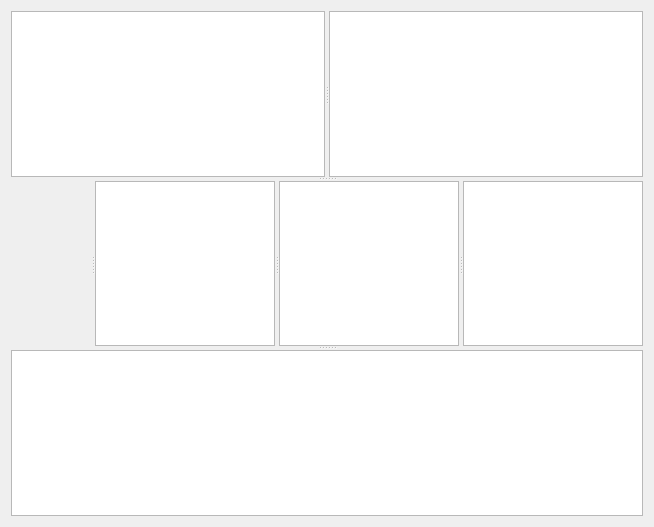
<?xml version="1.0" encoding="UTF-8"?>
<ui version="4.0">
 <class>Form</class>
 <widget class="QWidget" name="Form">
  <property name="geometry">
   <rect>
    <x>0</x>
    <y>0</y>
    <width>654</width>
    <height>527</height>
   </rect>
  </property>
  <layout class="QVBoxLayout" name="verticalLayout_3">
   <item>
    <widget class="QSplitter" name="splitter_3">
     <property name="orientation">
      <enum>Qt::Vertical</enum>
     </property>
     <widget class="QWidget" name="widgetBlockView" native="true">
      <layout class="QVBoxLayout" name="verticalLayout">
       <property name="leftMargin">
        <number>0</number>
       </property>
       <property name="topMargin">
        <number>0</number>
       </property>
       <property name="rightMargin">
        <number>0</number>
       </property>
       <property name="bottomMargin">
        <number>0</number>
       </property>
       <item>
        <widget class="QSplitter" name="splitter_2">
         <property name="orientation">
          <enum>Qt::Horizontal</enum>
         </property>
         <widget class="CodeEditor" name="codeEditorMyBlock">
          <property name="contextMenuPolicy">
           <enum>Qt::CustomContextMenu</enum>
          </property>
          <property name="lineWrapMode">
           <enum>QPlainTextEdit::NoWrap</enum>
          </property>
          <property name="readOnly">
           <bool>true</bool>
          </property>
         </widget>
         <widget class="CodeEditor" name="codeEditorTheirBlock">
          <property name="contextMenuPolicy">
           <enum>Qt::CustomContextMenu</enum>
          </property>
          <property name="lineWrapMode">
           <enum>QPlainTextEdit::NoWrap</enum>
          </property>
          <property name="readOnly">
           <bool>true</bool>
          </property>
         </widget>
        </widget>
       </item>
      </layout>
     </widget>
     <widget class="QWidget" name="widgetCodeView" native="true">
      <layout class="QVBoxLayout" name="verticalLayout_2">
       <property name="leftMargin">
        <number>0</number>
       </property>
       <property name="topMargin">
        <number>0</number>
       </property>
       <property name="rightMargin">
        <number>0</number>
       </property>
       <property name="bottomMargin">
        <number>0</number>
       </property>
       <item>
        <widget class="QSplitter" name="splitter">
         <property name="orientation">
          <enum>Qt::Horizontal</enum>
         </property>
         <widget class="SegmentConnector" name="widgetSegmentsConnector" native="true">
          <property name="minimumSize">
           <size>
            <width>80</width>
            <height>0</height>
           </size>
          </property>
         </widget>
         <widget class="CodeEditor" name="plainTextEditMine">
          <property name="contextMenuPolicy">
           <enum>Qt::CustomContextMenu</enum>
          </property>
          <property name="lineWrapMode">
           <enum>QPlainTextEdit::NoWrap</enum>
          </property>
          <property name="readOnly">
           <bool>true</bool>
          </property>
         </widget>
         <widget class="CodeEditor" name="plainTextEditBase">
          <property name="contextMenuPolicy">
           <enum>Qt::CustomContextMenu</enum>
          </property>
          <property name="lineWrapMode">
           <enum>QPlainTextEdit::NoWrap</enum>
          </property>
          <property name="readOnly">
           <bool>true</bool>
          </property>
         </widget>
         <widget class="CodeEditor" name="plainTextEditTheir">
          <property name="contextMenuPolicy">
           <enum>Qt::CustomContextMenu</enum>
          </property>
          <property name="lineWrapMode">
           <enum>QPlainTextEdit::NoWrap</enum>
          </property>
          <property name="readOnly">
           <bool>true</bool>
          </property>
         </widget>
        </widget>
       </item>
      </layout>
     </widget>
     <widget class="CodeEditor" name="plainTextEditResult">
      <property name="lineWrapMode">
       <enum>QPlainTextEdit::NoWrap</enum>
      </property>
      <property name="readOnly">
       <bool>false</bool>
      </property>
     </widget>
    </widget>
   </item>
  </layout>
 </widget>
 <customwidgets>
  <customwidget>
   <class>CodeEditor</class>
   <extends>QPlainTextEdit</extends>
   <header location="global">widgets/codeeditor.h</header>
  </customwidget>
  <customwidget>
   <class>SegmentConnector</class>
   <extends>QWidget</extends>
   <header>widgets/segmentconnector.h</header>
   <container>1</container>
  </customwidget>
 </customwidgets>
 <resources/>
 <connections/>
</ui>
